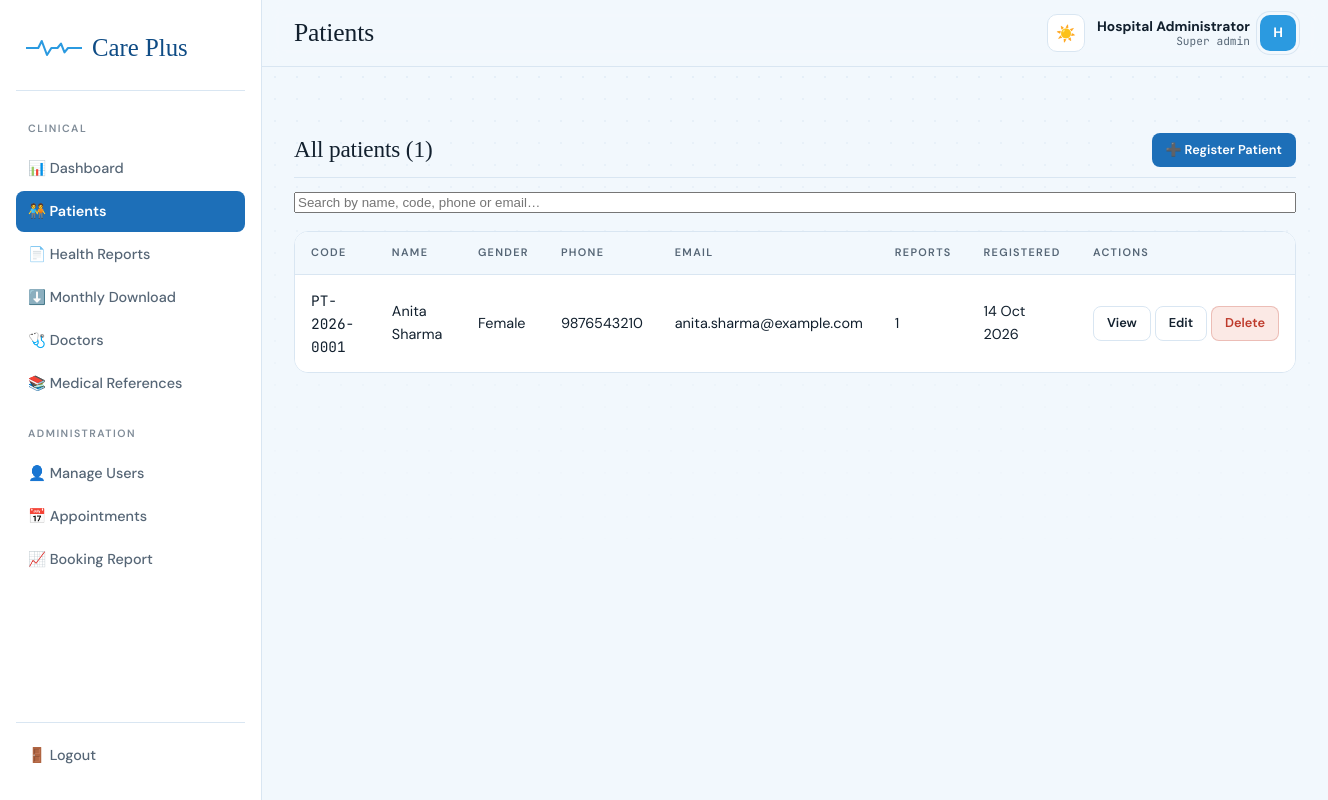
Page /admin/patients.php (signed in) on the committed database.
### tables this page shows
CREATE TABLE patients (
    patient_id     INT AUTO_INCREMENT PRIMARY KEY,
    user_id        INT NULL,                        
    patient_code   VARCHAR(20) NOT NULL UNIQUE,      
    full_name      VARCHAR(100) NOT NULL,
    date_of_birth  DATE,
    gender         ENUM('Male','Female','Other') NOT NULL,
    phone          VARCHAR(20),
    email          VARCHAR(120),
    address        VARCHAR(255),
    blood_group    VARCHAR(5),
    registered_by  INT NULL,                         
    created_at     TIMESTAMP DEFAULT CURRENT_TIMESTAMP,
    FOREIGN KEY (user_id) REFERENCES users(user_id) ON DELETE SET NULL,
    FOREIGN KEY (registered_by) REFERENCES admins(admin_id) ON DELETE SET NULL
);

### includes/functions.php (called while the page is built, shortened)
<?php
function e($value) {
    return htmlspecialchars($value ?? '', ENT_QUOTES, 'UTF-8');
}

### admin/patients.php (the view, shortened to what this page needs)
<?php
require_once __DIR__ . '/../config/config.php';
$patients = $pdo->query(
    "SELECT p.*, (SELECT COUNT(*) FROM health_reports hr WHERE hr.patient_id = p.patient_id) AS report_count
     FROM patients p ORDER BY p.created_at DESC"
)->fetchAll();
require __DIR__ . '/../includes/header_admin.php';
?>
<div class="section-title">
  <h3>All patients (<?= count($patients) ?>)</h3>
  <a href="add_patient.php" class="btn btn-primary btn-sm">➕ Register Patient</a>
</div>
<div class="search-bar">
  <input type="text" placeholder="Search by name, code, phone or email…" data-search-input="#patientsTable">
</div>
<div class="table-wrap">
<table class="data-table" id="patientsTable">
  <thead><tr><th>Code</th><th>Name</th><th>Gender</th><th>Phone</th><th>Email</th><th>Reports</th><th>Registered</th><th>Actions</th></tr></thead>
  <tbody>
  <?php foreach ($patients as $p): ?>
    <tr>
      <td class="mono"><?= e($p['patient_code']) ?></td>
      <td><?= e($p['full_name']) ?></td>
      <td><?= e($p['gender']) ?></td>
      <td><?= e($p['phone']) ?></td>
      <td><?= e($p['email']) ?></td>
      <td><?= (int)$p['report_count'] ?></td>
      <td><?= e(date('d M Y', strtotime($p['created_at']))) ?></td>
      <td style="white-space:nowrap;">
        <a href="patient_view.php?id=<?= (int)$p['patient_id'] ?>" class="btn btn-outline btn-sm">View</a>
        <a href="edit_patient.php?id=<?= (int)$p['patient_id'] ?>" class="btn btn-outline btn-sm">Edit</a>
        <a href="delete_patient.php?id=<?= (int)$p['patient_id'] ?>" class="btn btn-danger btn-sm"
           data-confirm="Delete <?= e($p['full_name']) ?> and all their reports? This cannot be undone.">Delete</a>
      </td>
    </tr>
  <?php endforeach; ?>
  </tbody>
</table>
</div>
<?php require __DIR__ . '/../includes/footer.php'; ?>

### assets/css/style.css (style rules this page uses)
:root { --ink: #12202E; --ink-soft: #566676; --bg: #F2F8FD; --surface: #FFFFFF; --line: #D9E6F2; --primary: #1D6FB8; --primary-dk: #0F4C85; --primary-lt: #E3F1FC; --accent: #2B9AE0; --accent-dk: #1676B5; --amber: #A9710F; --amber-bg: #FBF1DA; --coral: #BE3A2B; --coral-bg: #FBE9E5; --mint: #1E8A5F; --mint-bg: #E3F3EA; --radius-sm: 8px; --radius-md: 14px; --radius-lg: 22px; --shadow-sm: 0 1px 0 rgba(18,32,46,.04); --shadow-md: 0 6px 20px -8px rgba(18,32,46,.18); --shadow-lg: 0 24px 50px -20px rgba(18,32,46,.30); --font-display: 'Instrument Serif', Georgia, serif; --font-body: 'DM Sans', -apple-system, BlinkMacSystemFont, 'Segoe UI', sans-serif; --font-mono: 'JetBrains Mono', 'SFMono-Regular', monospace; --font-deva: 'Noto Sans Devanagari', 'DM Sans', sans-serif; }
*,*::before,*::after { box-sizing:border-box; }
html { scroll-behavior:smooth; }
body { margin:0; background:var(--bg); color:var(--ink); font-family:var(--font-body); font-size:15px; line-height:1.6; -webkit-font-smoothing:antialiased; transition:background .25s ease, color .25s ease; }
h1,h2,h3,h4 { font-family:var(--font-display); color:var(--ink); margin:0 0 .4em; line-height:1.1; font-weight:400; letter-spacing:-.005em; }
h3 { font-size:1.3rem; }
a { color:var(--primary); text-decoration:none; transition:color .15s ease; }
.mono { font-family:var(--font-mono); }
.btn { position:relative; overflow:hidden; display:inline-flex; align-items:center; justify-content:center; gap:8px; padding:11px 22px; border-radius:var(--radius-sm); border:1px solid transparent; cursor:pointer; font-family:var(--font-body); font-weight:600; font-size:.9rem; transition:transform .12s ease, box-shadow .15s ease, background .15s ease, border-color .15s ease, color .15s ease; }
.btn-primary { background:var(--primary); color:#fff; }
.btn-outline { background:var(--surface); border-color:var(--line); color:var(--ink); }
.btn-danger { background:var(--coral-bg); color:var(--coral); border-color:rgba(190,58,43,.25); }
.btn-sm { padding:6px 13px; font-size:.8rem; }
.section-title { display:flex; align-items:center; justify-content:space-between; margin:34px 0 14px; padding-bottom:10px; border-bottom:1px solid var(--line); }
.section-title h3 { margin:0; font-size:1.45rem; }
table.data-table { width:100%; border-collapse:collapse; background:var(--surface); }
.data-table thead th { text-align:left; font-size:.68rem; text-transform:uppercase; letter-spacing:.12em; color:var(--ink-soft); font-weight:600; padding:12px 16px; border-bottom:1px solid var(--line); background:var(--bg); }
.data-table tbody td { padding:14px 16px; border-bottom:1px solid var(--line); font-size:.9rem; }
.data-table tbody tr:last-child td { border-bottom:0; }
.data-table tbody tr { transition:background .12s ease; animation:row-in .4s ease backwards; }
.table-wrap { overflow-x:auto; border:1px solid var(--line); border-radius:var(--radius-md); background:var(--surface); }
.table-wrap table { border-radius:0; }
.search-bar { display:flex; gap:10px; margin-bottom:18px; }
.search-bar input { flex:1; }
:root { color-scheme:light; }

### rows in the picture
patients: patient_code "PT-2026-0001", full_name "Anita Sharma", gender "Female", phone "9876543210", email "anita.sharma@example.com", report_count "1", created_at "14 Oct 2026"

### other values in the picture
$pageTitle "Patients"
$_SESSION['admin_name'] "Hospital Administrator"
str_replace('_', ' ', $_SESSION['admin_role'] ?? 'staff') "Super admin"
substr($_SESSION['admin_name'] ?? 'A', 0, 1) "H"
count($patients) "1"
